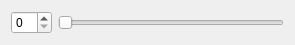
<?xml version="1.0" encoding="UTF-8"?>
<ui version="4.0">
 <class>SmallWidget</class>
 <widget class="QWidget" name="SmallWidget">
  <property name="geometry">
   <rect>
    <x>0</x>
    <y>0</y>
    <width>295</width>
    <height>33</height>
   </rect>
  </property>
  <property name="windowTitle">
   <string>Form</string>
  </property>
  <layout class="QHBoxLayout" name="horizontalLayout">
   <item>
    <widget class="QSpinBox" name="spinBox"/>
   </item>
   <item>
    <widget class="QSlider" name="horizontalSlider">
     <property name="orientation">
      <enum>Qt::Horizontal</enum>
     </property>
    </widget>
   </item>
  </layout>
 </widget>
 <resources/>
 <connections/>
</ui>
